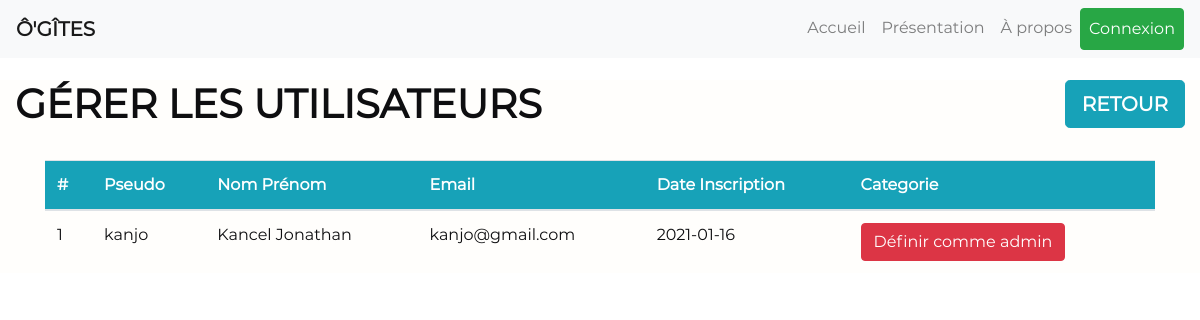
The page /admin/gerer_perm.php on the database as committed earlier.
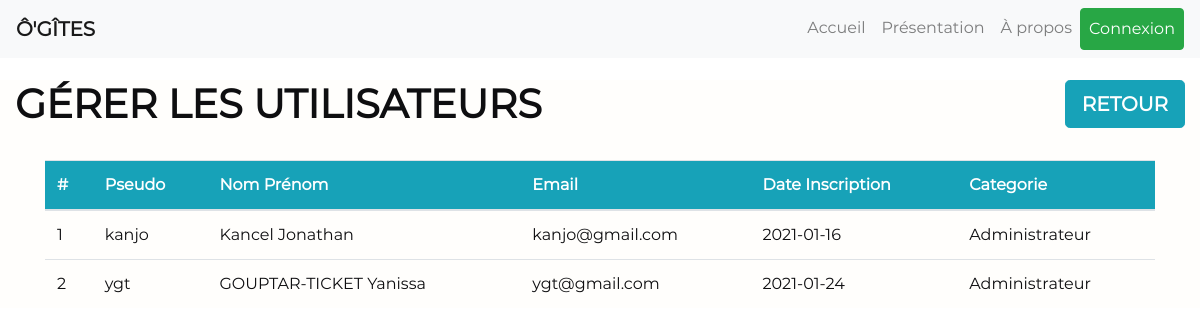
The same page on the database as committed later.
### tables this page shows
CREATE TABLE `users` (
  `id_users` int(11) NOT NULL,
  `pseudo` text NOT NULL,
  `nom` text NOT NULL,
  `prenom` text NOT NULL,
  `email` text NOT NULL,
  `mdp` text NOT NULL,
  `date_inscription` date NOT NULL,
  `id_categorie` int(11) NOT NULL
);

### admin/gerer_perm.php (the view, shortened to what this page needs)
<?php
    require_once 'head.php';
    require_once 'config_admin.php';
    header_admin(0);
?>
<main role="main" class="flex-shrink-0">
    <div class="container-fluid" id="index">
        <h1 style="float: left;"><strong>GÉRER LES UTILISATEURS</strong></h1>
        <a href="index.php" class="btn btn-info btn-lg" style="float: right;"><strong class="white">RETOUR</strong></a>
        <div class="container">
            <?php
            $SQLParam = "SELECT * FROM users";
            $Myresult = $pdo->query($SQLParam);
            $Myresult->setFetchMode(PDO::FETCH_ASSOC);
            $nb_users = $Myresult->rowCount();
            if ($nb_users > 0)
            {
            ?>
            <br>
            <table class="table table-hover" style="width: 100%;">
                <thead>
                    <tr class="bg-info">
                        <th class="white">#</th>
                        <th class="white">Pseudo</th>
                        <th class="white">Nom Prénom</th>
                        <th class="white">Email</th>
                        <th class="white">Date Inscription</th>
                        <th class="white">Categorie</th>
                    </tr>
                </thead>
                <tbody>
                    <?php
                    while ($info_users = $Myresult->fetch())
                    {
                    ?>
                    <tr>
                        <td><?php echo $info_users["id_users"] ?></td>
                        <td><?php echo $info_users["pseudo"] ?></td>
                        <td><?php echo $info_users["nom"] . " " . $info_users["prenom"]; ?></td>
                        <td><?php echo $info_users["email"] ?></td>
                        <td><?php echo $info_users["date_inscription"] ?></td>
                        <?php
                        if ($info_users["id_categorie"] == 1)
                        {
                        ?>
                        <td>Administrateur</td>
                        <?php
                        }
                        else
                        {
                        ?>
                        <td><a href="set_admin.php?id_users=<?php echo $info_users['id_users'] ?>" class="btn btn-danger">Définir comme admin</a></td>
                        <?php
                        }
                        ?>
                    </tr>
                    <?php
                    }
                    ?>
                </tbody>
            </table>
            <?php
            }
            else
            {
            ?>
            <h3 align="center">Aucun utilisateur dans la base de données.</h3>
            <?php
            }
            ?>
        </div>
    </div>
</main>

### admin/head.php (shortened to what this page needs)
<!doctype html>
<html lang="fr" class="h-100">
<head>
    <link rel="stylesheet" href="admin_style.css">
    <link href="https://cdnjs.cloudflare.com/ajax/libs/bootstrap-datepicker/1.7.1/css/bootstrap-datepicker3.css" rel="stylesheet" id="bootstrap-css">
    <link href="../assets/bootstrap-4.2.1-dist/css/bootstrap.min.css" rel="stylesheet">
    <link href="../css/custom.css" rel="stylesheet">
    <link href="../css/main.css" rel="stylesheet">
    <link href="../font-awesome-4.7.0/css/font-awesome.min.css" rel="stylesheet">
    <link rel="stylesheet" href="../scss/slideshow.scss" />
    <link rel="stylesheet" type="text/css" href="../assets/DataTables/datatables.min.css"/>
</head>
<body class="d-flex flex-column h-100">

### admin/config_admin.php (shortened to what this page needs)
<?php
function header_admin($onglet)
{
?>
    <header>
          <nav class="navbar navbar-expand-md navbar-light bg-light fixed-top">
            <strong><a class="navbar-brand" href="index.php">Ô'GÎTES</a></strong>
            <div class="collapse navbar-collapse" id="navbarsExampleDefault">
                  <ul class="navbar-nav ml-auto">
                    <?php
                    switch ($onglet)
                    {
                        case 0:
                            ?>
                            <li class="nav-item">
                                  <a class="nav-link" href="/ogites2/index.php">Accueil <span class="sr-only">(current)</span></a>
                            </li>
                            <li class="nav-item">
                                  <a class="nav-link" href="/ogites2/presentation.php">Présentation</a>
                            </li>
                            <li class="nav-item">
                                  <a class="nav-link" href="/ogites2/about.php">À propos</a>
                            </li>
                            <?php
                        break;
                            ?>
                            <?php
                    }
                    if (isset($_SESSION['id_users']) AND isset($_SESSION['pseudo']))
                    {
                    ?>
                    <li class="nav-item">
                        <a class="nav-link" href="#">Mon Compte</a>
                    </li>
                    <li class="nav-item">
                        <a class="nav-link" href="/ogites2/login-system/deconnexion.php"><i class="fa fa-sign-out"></i></a>
                    </li>
                    <?php
                    }
                    else
                    {
                    ?>
                    <li class="nav-item">
                          <a class="nav-link btn btn-success" href="/ogites2/login-system/connexion.php"><span style="color:white;">Connexion</span></a>
                    </li>
                    <?php
                    }
                    ?>
                  </ul>
            </div>
        </nav>
</header>
<?php
}
?>

### admin/admin_style.css (style rules this page uses)
.white { color:#fff; }

### css/custom.css (style rules this page uses)
body { padding-top: 5rem; }

### css/main.css (style rules this page uses)
* { font-family: 'Montserrat'; color: #0E0E10; }
#index { background-color: #FFFEFC; }

Rows that differ between the two databases and show on the page:
changed users "kanjo": id_categorie "Définir comme admin" → "Administrateur"
added users: id_users "2", pseudo "ygt", nom "GOUPTAR-TICKET", prenom "Yanissa", email "ygt@gmail.com", date_inscription "2021-01-24", shows "Administrateur"
